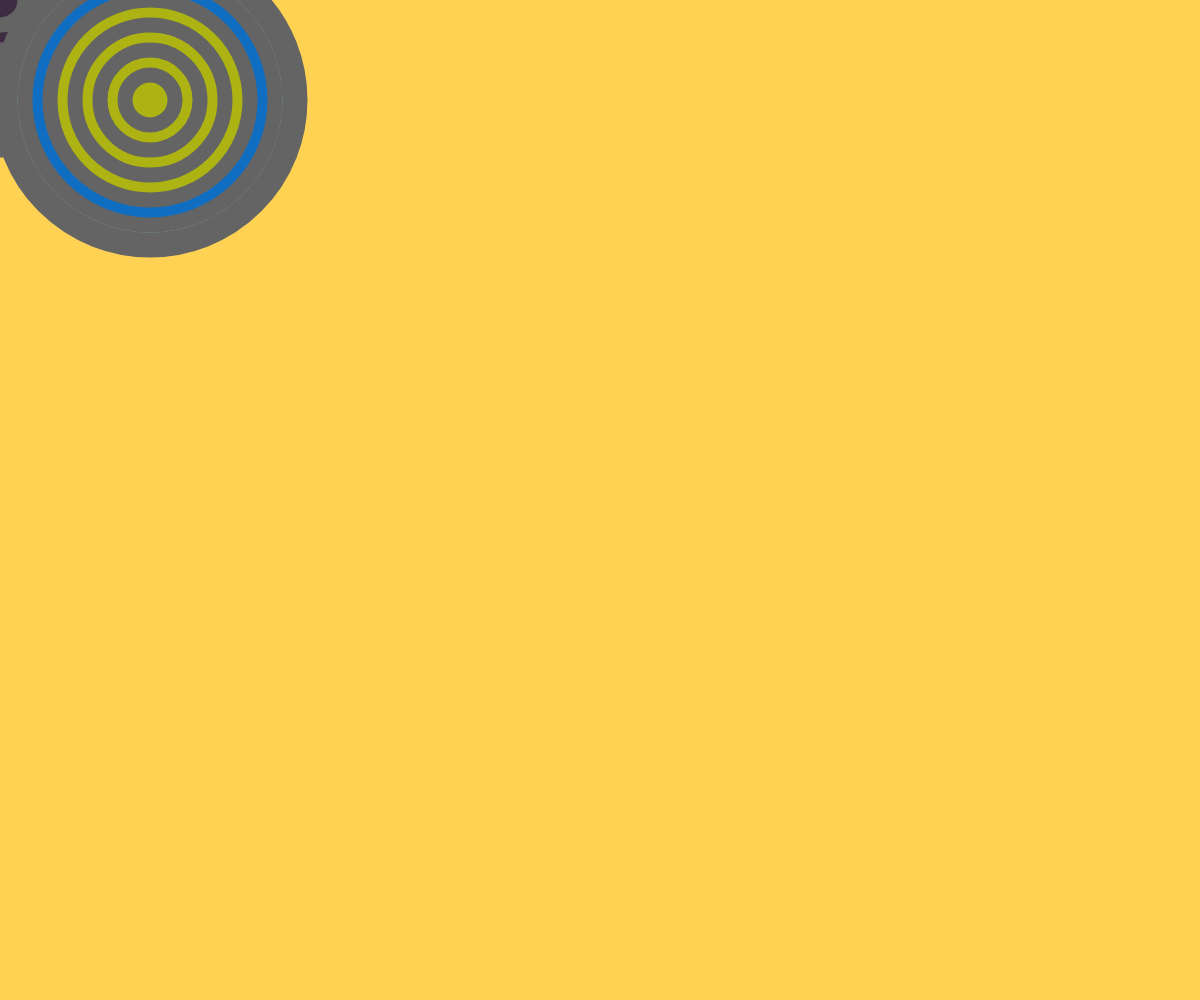
Frame 1 (no input)
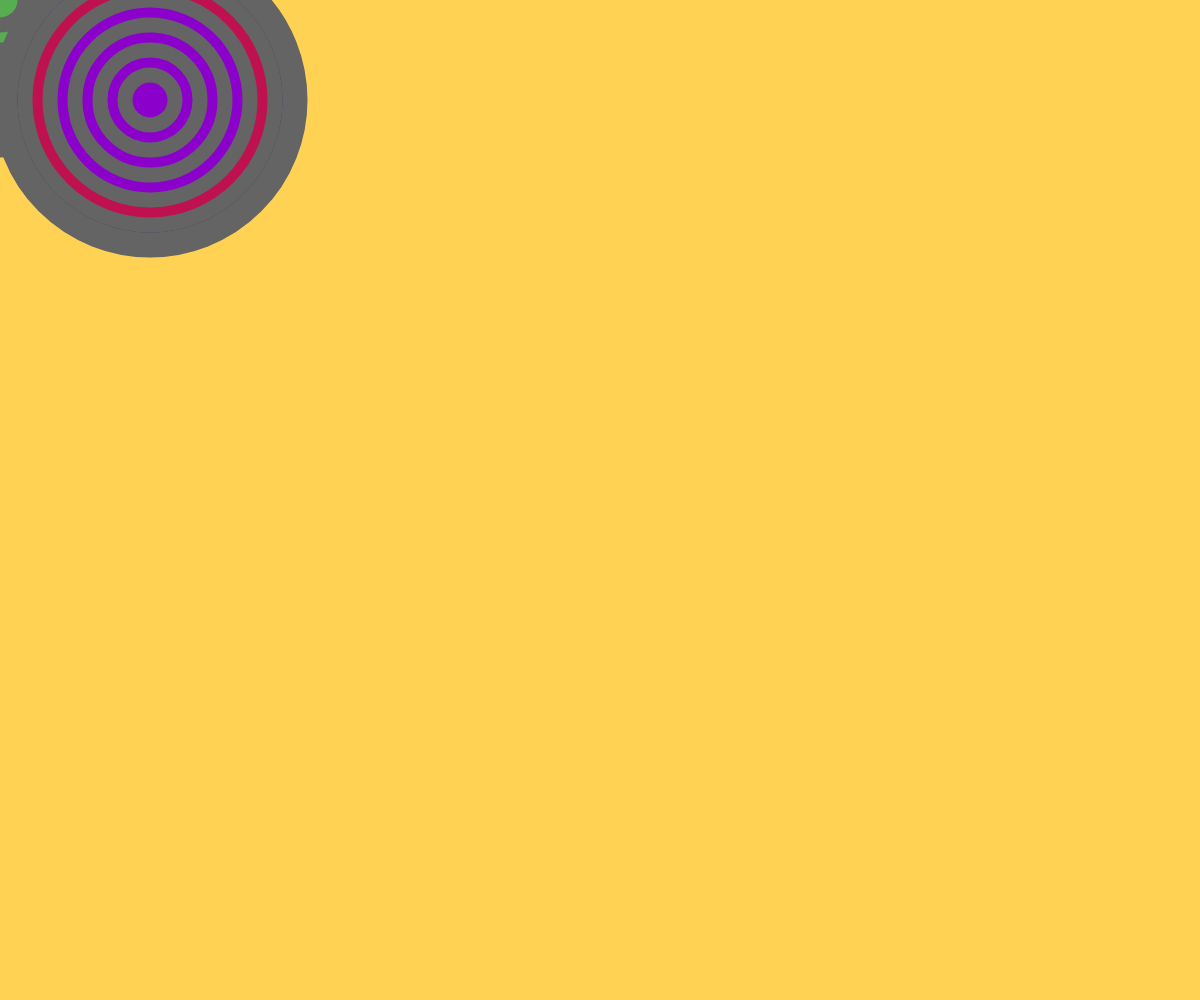
Frame 60 (no input)
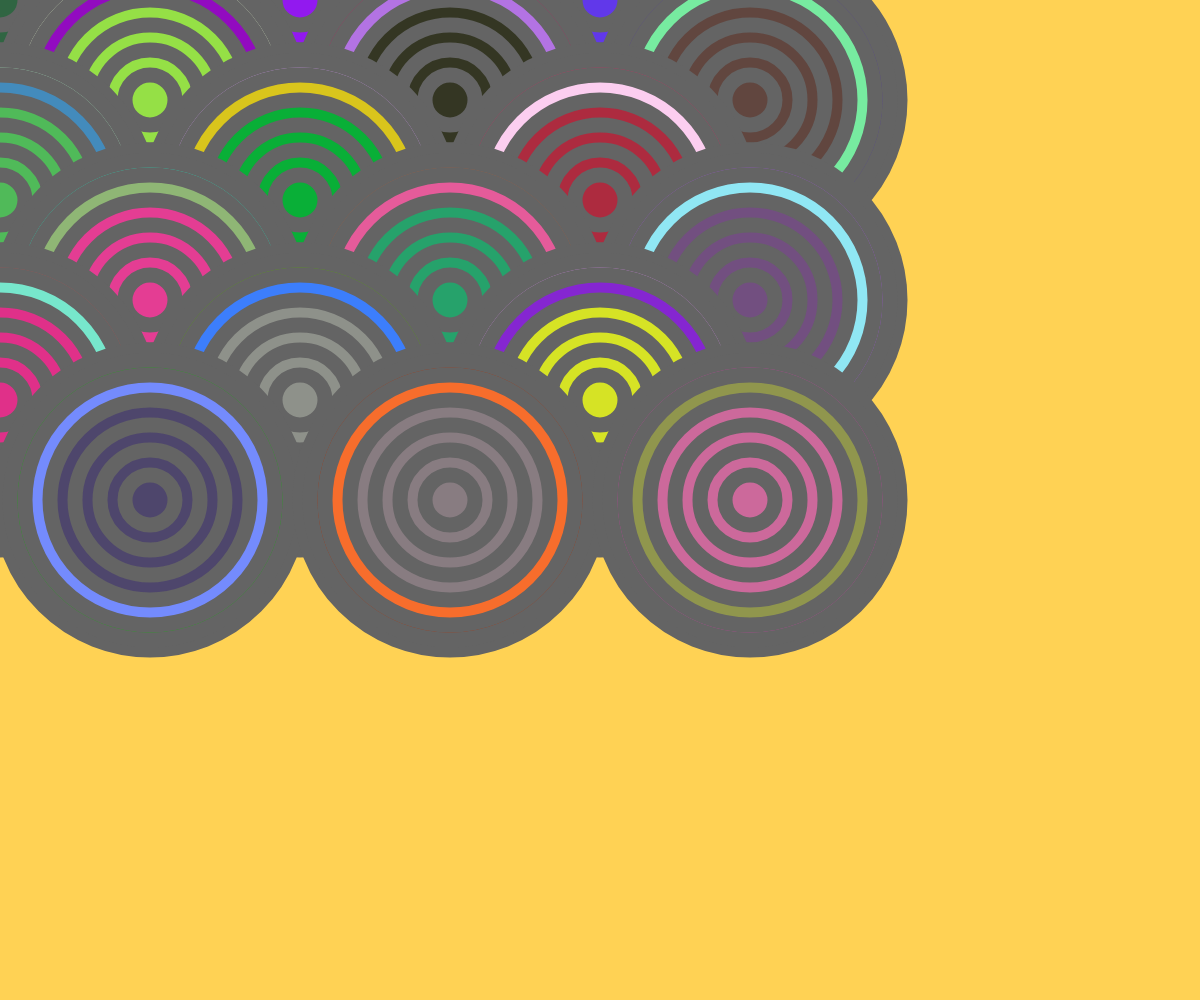
Frame 120 (the mouse pressed at the canvas centre since frame 60)

The p5.js sketch that drew these frames (run headless with seeded random() and noise() and a simulated clock; from frame 60 on, the mouse is pressed at the canvas centre):

// p5.js sketch
// ── sketch.js
function setup() {
	createCanvas(windowWidth, windowHeight);
	background(50, 50, 0);
}


let D = 300;

function draw() {
	background(255, 210, 84);
	for(let y=0; y<=mouseY; y+=2*D/3) {
		for(let x=0; x<=mouseX; x+=D) //main row
			drawObject(x, y);
		for(let x=0; x<=mouseX; x+=D) //shifted row
			drawObject(x+D/2, y+D/3);
	}
}

function drawObject(x,y) {
	push();
	{
		stroke(100);
		strokeWeight(15);
		fill(255);
		circle(x, y, 300);
		fill(random(255), random(255), random(255));
		circle(x, y, 280);
		fill(random(255), random(255), random(255));
		circle(x, y, 250);
		fill(random(255), random(255), random(255));
		circle(x, y, 200);
		circle(x, y, 150);
		circle(x, y, 100);
		circle(x, y, 50);
	}
	pop();
}
